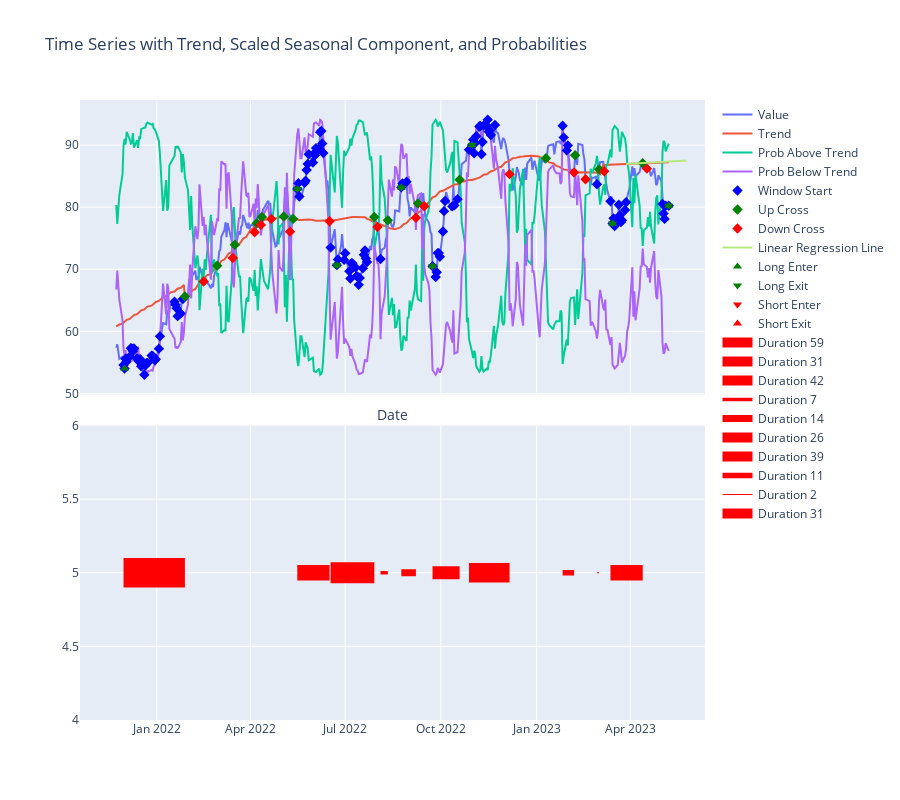

This figure's notebook cell:
### Code cell
import matplotlib.pyplot as plt
import seaborn as sns
import pandas as pd
import yfinance as yf
from machine_learning_finance import analyze_trades, generate_probability, attach_markers, \
    calc_durations_with_extremes, plot_full_analysis
from plotly.offline import init_notebook_mode
init_notebook_mode(connected=True)
windows = [300, 600, 900, 1500]

# todo because the inverse strategy is long and long inverse it doesn't render correctl
# we should hack to render as short or render a second time series
file = "../backtests/backtest_inverse_XLE_365_h0.9_l0.1.csv"
symbol = "XLE"
period = 365

ledger = pd.read_csv(file)
metrics = analyze_trades(ledger, symbol, period)

# Set the style for the plots
sns.set(style='whitegrid')

# Display metrics as text
print("Text Metrics:")
for key, value in metrics.items():
    if key not in ['profit_stats', 'loss_stats']:
        print(f"{key}: {value}")

# Create a bar plot for profit and loss stats
profit_stats, loss_stats = metrics['profit_stats'], metrics['loss_stats']
profit_loss_df = pd.DataFrame([profit_stats, loss_stats], columns=['min', 'max', 'mean', 'median', 'std'], index=['profit', 'loss'])

plt.figure(figsize=(12, 6))
ax = sns.barplot(data=profit_loss_df.transpose(), palette='muted')
ax.set_title('Profit and Loss Statistics')
ax.set_ylabel('Value')

# Show the plot
plt.show()

tickerObj = yf.download(tickers=symbol, interval="1d")
df_raw = pd.DataFrame(tickerObj)
df_raw = df_raw.tail(period)


trend, prob_above_trend, prob_below_trend, volatility, model = generate_probability(df_raw)
df_raw = attach_markers(df_raw, trend, prob_above_trend)
df_durations = calc_durations_with_extremes(df_raw)
plot_full_analysis(df_raw, trend, prob_above_trend, prob_below_trend, model, df_durations, ledger)
pd.options.display.max_rows = None

### Figure 1 — Plotly figure (JSON) as saved in the notebook; plotly's stock layout.template omitted (floating-point values rounded to 4 significant figures; data arrays with more than 128 entries replaced by an {"elided": "..."} marker saying what was removed)
{"data": [{"mode": "lines", "name": "Value", "type": "scatter", "x": {"elided": "365 str values"}, "xaxis": "x", "y": {"elided": "365 float values"}, "yaxis": "y"}, {"mode": "lines", "name": "Trend", "type": "scatter", "x": {"elided": "365 str values"}, "xaxis": "x", "y": {"elided": "365 float values"}, "yaxis": "y"}, {"mode": "lines", "name": "Prob Above Trend", "type": "scatter", "x": {"elided": "365 str values"}, "xaxis": "x", "y": {"elided": "365 float values"}, "yaxis": "y"}, {"mode": "lines", "name": "Prob Below Trend", "type": "scatter", "x": {"elided": "365 str values"}, "xaxis": "x", "y": {"elided": "365 float values"}, "yaxis": "y"}, {"marker": {"color": "blue", "size": 8, "symbol": "diamond"}, "mode": "markers", "name": "Window Start", "type": "scatter", "x": {"elided": "365 str values"}, "xaxis": "x", "y": {"elided": "365 float values"}, "yaxis": "y"}, {"marker": {"color": "green", "size": 8, "symbol": "diamond"}, "mode": "markers", "name": "Up Cross", "type": "scatter", "x": {"elided": "365 str values"}, "xaxis": "x", "y": {"elided": "365 float values"}, "yaxis": "y"}, {"marker": {"color": "red", "size": 8, "symbol": "diamond"}, "mode": "markers", "name": "Down Cross", "type": "scatter", "x": {"elided": "365 str values"}, "xaxis": "x", "y": {"elided": "365 float values"}, "yaxis": "y"}, {"mode": "lines", "name": "Linear Regression Line", "type": "scatter", "x": ["2023-03-28T00:00:00", "2023-03-29T00:00:00", "2023-03-30T00:00:00", "2023-03-31T00:00:00", "2023-04-01T00:00:00", "2023-04-02T00:00:00", "2023-04-03T00:00:00", "2023-04-04T00:00:00", "2023-04-05T00:00:00", "2023-04-06T00:00:00", "2023-04-07T00:00:00", "2023-04-08T00:00:00", "2023-04-09T00:00:00", "2023-04-10T00:00:00", "2023-04-11T00:00:00", "2023-04-12T00:00:00", "2023-04-13T00:00:00", "2023-04-14T00:00:00", "2023-04-15T00:00:00", "2023-04-16T00:00:00", "2023-04-17T00:00:00", "2023-04-18T00:00:00", "2023-04-19T00:00:00", "2023-04-20T00:00:00", "2023-04-21T00:00:00", "2023-04-22T00:00:00", "2023-04-23T00:00:00", "2023-04-24T00:00:00", "2023-04-25T00:00:00", "2023-04-26T00:00:00", "2023-04-27T00:00:00", "2023-04-28T00:00:00", "2023-04-29T00:00:00", "2023-04-30T00:00:00", "2023-05-01T00:00:00", "2023-05-02T00:00:00", "2023-05-03T00:00:00", "2023-05-04T00:00:00", "2023-05-05T00:00:00", "2023-05-06T00:00:00", "2023-05-07T00:00:00", "2023-05-08T00:00:00", "2023-05-09T00:00:00", "2023-05-10T00:00:00", "2023-05-11T00:00:00", "2023-05-12T00:00:00", "2023-05-13T00:00:00", "2023-05-14T00:00:00", "2023-05-15T00:00:00", "2023-05-16T00:00:00", "2023-05-17T00:00:00", "2023-05-18T00:00:00", "2023-05-19T00:00:00", "2023-05-20T00:00:00", "2023-05-21T00:00:00", "2023-05-22T00:00:00", "2023-05-23T00:00:00", "2023-05-24T00:00:00", "2023-05-25T00:00:00", "2023-05-26T00:00:00", "2023-05-27T00:00:00", "2023-05-28T00:00:00", "2023-05-29T00:00:00", "2023-05-30T00:00:00", "2023-05-31T00:00:00", "2023-06-01T00:00:00", "2023-06-02T00:00:00", "2023-06-03T00:00:00", "2023-06-04T00:00:00", "2023-06-05T00:00:00", "2023-06-06T00:00:00", "2023-06-07T00:00:00", "2023-06-08T00:00:00"], "xaxis": "x", "y": [86.93, 86.94, 86.95, 86.96, 86.97, 86.98, 86.99, 87.0, 87.01, 87.02, 87.03, 87.04, 87.05, 87.06, 87.07, 87.08, 87.09, 87.1, 87.11, 87.12, 87.13, 87.14, 87.15, 87.16, 87.17, 87.18, 87.19, 87.2, 87.21, 87.22, 87.23, 87.24, 87.25, 87.26, 87.27, 87.28, 87.28, 87.29, 87.3, 87.31, 87.32, 87.33, 87.34, 87.35, 87.36, 87.37, 87.38, 87.39, 87.4, 87.41, 87.42, 87.43, 87.44, 87.45, 87.46, 87.47, 87.48, 87.49, 87.5], "yaxis": "y"}, {"marker": {"color": "green", "size": 8, "symbol": "triangle-up"}, "mode": "markers", "name": "Long Enter", "type": "scatter", "x": {"elided": "365 str values"}, "xaxis": "x", "y": {"elided": "365 float values"}, "yaxis": "y"}, {"marker": {"color": "green", "size": 8, "symbol": "triangle-down"}, "mode": "markers", "name": "Long Exit", "type": "scatter", "x": {"elided": "365 str values"}, "xaxis": "x", "y": {"elided": "365 float values"}, "yaxis": "y"}, {"marker": {"color": "red", "size": 8, "symbol": "triangle-down"}, "mode": "markers", "name": "Short Enter", "type": "scatter", "x": {"elided": "365 str values"}, "xaxis": "x", "y": {"elided": "365 null values"}, "yaxis": "y"}, {"marker": {"color": "red", "size": 8, "symbol": "triangle-up"}, "mode": "markers", "name": "Short Exit", "type": "scatter", "x": {"elided": "365 str values"}, "xaxis": "x", "y": {"elided": "365 null values"}, "yaxis": "y"}, {"line": {"color": "red", "width": 29.5}, "mode": "lines", "name": "Duration 59", "type": "scatter", "x": ["2021-11-30T00:00:00", "2022-01-28T00:00:00"], "xaxis": "x2", "y": [5, 5], "yaxis": "y2"}, {"line": {"color": "red", "width": 15.5}, "mode": "lines", "name": "Duration 31", "type": "scatter", "x": ["2022-05-16T00:00:00", "2022-06-16T00:00:00"], "xaxis": "x2", "y": [5, 5], "yaxis": "y2"}, {"line": {"color": "red", "width": 21}, "mode": "lines", "name": "Duration 42", "type": "scatter", "x": ["2022-06-17T00:00:00", "2022-07-29T00:00:00"], "xaxis": "x2", "y": [5, 5], "yaxis": "y2"}, {"line": {"color": "red", "width": 3.5}, "mode": "lines", "name": "Duration 7", "type": "scatter", "x": ["2022-08-04T00:00:00", "2022-08-11T00:00:00"], "xaxis": "x2", "y": [5, 5], "yaxis": "y2"}, {"line": {"color": "red", "width": 7}, "mode": "lines", "name": "Duration 14", "type": "scatter", "x": ["2022-08-24T00:00:00", "2022-09-07T00:00:00"], "xaxis": "x2", "y": [5, 5], "yaxis": "y2"}, {"line": {"color": "red", "width": 13}, "mode": "lines", "name": "Duration 26", "type": "scatter", "x": ["2022-09-23T00:00:00", "2022-10-19T00:00:00"], "xaxis": "x2", "y": [5, 5], "yaxis": "y2"}, {"line": {"color": "red", "width": 19.5}, "mode": "lines", "name": "Duration 39", "type": "scatter", "x": ["2022-10-28T00:00:00", "2022-12-06T00:00:00"], "xaxis": "x2", "y": [5, 5], "yaxis": "y2"}, {"line": {"color": "red", "width": 5.5}, "mode": "lines", "name": "Duration 11", "type": "scatter", "x": ["2023-01-26T00:00:00", "2023-02-06T00:00:00"], "xaxis": "x2", "y": [5, 5], "yaxis": "y2"}, {"line": {"color": "red", "width": 1}, "mode": "lines", "name": "Duration 2", "type": "scatter", "x": ["2023-02-28T00:00:00", "2023-03-02T00:00:00"], "xaxis": "x2", "y": [5, 5], "yaxis": "y2"}, {"line": {"color": "red", "width": 15.5}, "mode": "lines", "name": "Duration 31", "type": "scatter", "x": ["2023-03-13T00:00:00", "2023-04-13T00:00:00"], "xaxis": "x2", "y": [5, 5], "yaxis": "y2"}], "layout": {"height": 800, "title": {"text": "Time Series with Trend, Scaled Seasonal Component, and Probabilities"}, "xaxis": {"anchor": "y", "domain": [0, 1], "matches": "x2", "showticklabels": false, "title": {"text": "Date"}}, "xaxis2": {"anchor": "y2", "domain": [0, 1]}, "yaxis": {"anchor": "x", "domain": [0.525, 1]}, "yaxis2": {"anchor": "x2", "domain": [0, 0.475]}}}
